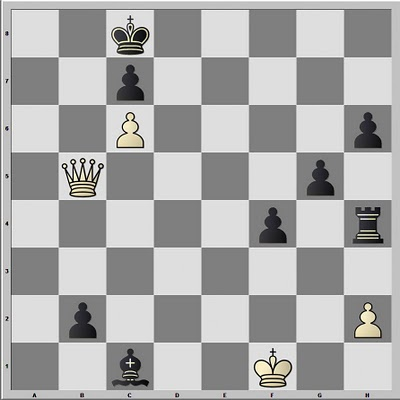
%> input picture Test Images/chess2.jpg, 400 x 400 px
$ octave checkerboard.m   (GNU Octave 9; MATLAB toolbox functions it lacks are replaced by stand-ins)
%> lines starting %> are read from the running program, lines starting %| are printed output that depends on the picture
%%% TEST CoGEnT for sparse + low rank demixing
clear;
clc;

matsize = [64,64];

img = imread('chess2.jpg');
%> img is the input picture: size 400x400x3 uint8; mean R, G, B 171.7, 171.6, 171.2
img = img(12:end-10,14:end-12,:);
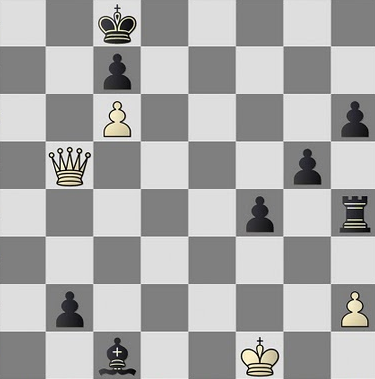
%> img: size 379x375x3 uint8; mean R, G, B 170.2, 170, 169.5
img = rgb2gray(img);
%> img: size 379x375 uint8
img = im2double(img);
%> img: size 379x375 double
img = imresize(img,[matsize(1),matsize(2)]);
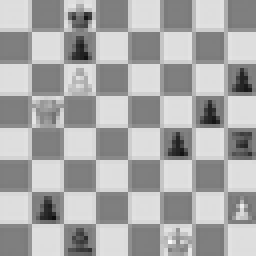
%> img: size 64x64 double (shown 4 times larger); min 0.0566, max 0.977, mean 0.667
y = img(:);
%> y = 4096 values, max 0.977 at index 2749, min 0.0566 at index 887, mean 0.667
fprintf('... image loaded ...');

% y has to be decomposed as sparse + low rank
p = length(y);
%> p = 4096

Ainit1 = [1; zeros(p-1,1)];
selfun1 = @(gradf) find_next_atom_l1(gradf);
tauset1 = linspace(10,100,10);


Ainit2 = randn(matsize(1),1)*randn(1,matsize(2));
Ainit2 = Ainit2(:)/norm(Ainit2(:));
selfun2 = @(gradf) find_next_atom_nucnorm(gradf,matsize(1),matsize(2));
tauset2 = linspace(1,100,10);


Phi = speye(p);


%%%%%%%%%%%%%%%%%%%%%%%%%%
%%%%%%%%%%%%%%%%%%%%%%%%%%
%%%%%%%%%%%%%%%%%%%%%%%%%%
t1 = 0;
%> (the run ends here)
